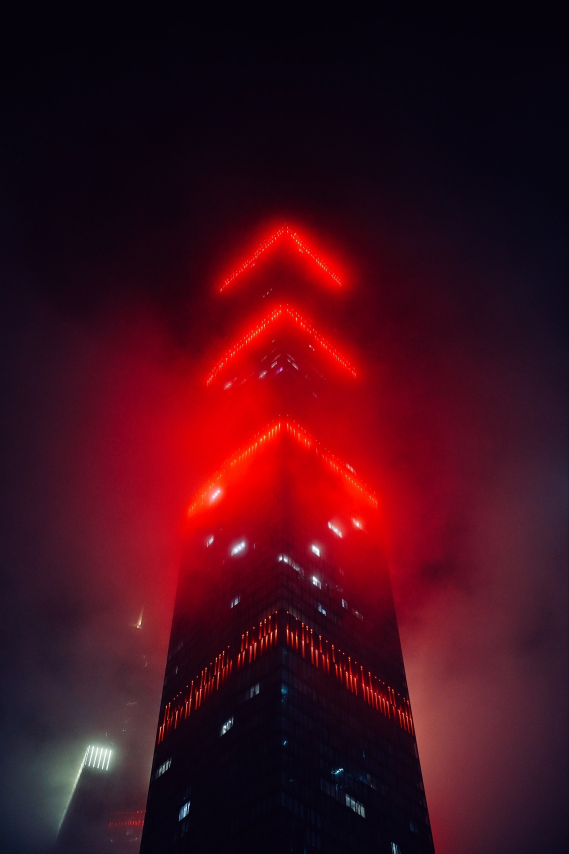
#> input picture media/post_4615/photo_0.jpg, 1707 x 2560 px (shown at 1/3 size)
$ python -i tag_posts.py   (imports and definitions only)
#> lines starting #> are read from the running program, lines starting #| are printed output that depends on the picture
#!/usr/bin/env python3
"""
Analyzes photos and populates relevant, diverse topic hashtags for archive posts.

Tags are purely topic hashtags (NO body text/descriptions).

Generation is deterministic per post_id, so repeated runs never change the tags
of a post that has already been tagged.

Usage:
    python tag_posts.py              # retag ALL archive posts
    python tag_posts.py --pending    # retag only posts still in the queue
    python tag_posts.py --dry-run    # show what would change, write nothing
"""

import os
import json
import sqlite3
import random
import hashlib
import datetime
import argparse

from PIL import Image, ImageStat, ImageFilter

SCRIPT_DIR = os.path.dirname(os.path.abspath(__file__))
DB_FILE = os.path.join(SCRIPT_DIR, "crosspost.db")
MEDIA_DIR = os.path.join(SCRIPT_DIR, "docs", "media", "archive")

# ---------------------------------------------------------------------------
# Tag vocabulary
# ---------------------------------------------------------------------------

BASE_TAG = "#фотография"

SCENE_TAGS = {
    "bw": ["#чб", "#blackandwhite", "#монохром"],
    "night": ["#ночь", "#nightphotography", "#огни"],
    "sunset": ["#закат", "#goldenhour", "#теплыйсвет"],
    "nature": ["#природа", "#пейзаж", "#зелень"],
    "sky": ["#небо", "#пейзаж", "#путешествия"],
    "arch": ["#архитектура", "#геометрия", "#город"],
    "portrait": ["#портрет", "#люди", "#mood"],
    "street": ["#streetphotography", "#город", "#улица"],
}

# Generic photographic/style tags, picked deterministically per post so that
# neighbouring posts in the queue do not repeat the same combination.
STYLE_POOL = [
    "#35мм", "#пленка", "#ретро", "#силуэт", "#тени", "#свет",
    "#отражение", "#ритм", "#перспектива", "#детали", "#фактура",
    "#линии", "#форма", "#минимализм", "#атмосфера", "#тишина",
    "#окна", "#двор", "#контраст",
    "#кадр", "#наблюдение", "#everyday", "#street", "#photo",
]

SEASON_TAGS = {
    12: "#зима", 1: "#зима", 2: "#зима",
    3: "#весна", 4: "#весна", 5: "#весна",
    6: "#лето", 7: "#лето", 8: "#лето",
    9: "#осень", 10: "#осень", 11: "#осень",
}

# Location / subject keywords from the original caption.
LOCATION_RULES = [
    (["териберк", "мурманск", "баренцев"], ["#териберка", "#север"]),
    (["питер", "петербург", "спб"], ["#петербург"]),
    (["москв", "кремл"], ["#москва"]),
    (["казан"], ["#казань"]),
    (["сочи", "адлер"], ["#сочи"]),
    (["байкал"], ["#байкал"]),
    (["крым"], ["#крым"]),
    (["урал"], ["#урал"]),
    (["сибир"], ["#сибирь"]),
    (["европ", "европе"], ["#европа"]),
]

SUBJECT_RULES = [
    (["метро", "подземк"], ["#метро"]),
    (["собак", "пес", "пёс"], ["#собака"]),
    (["кот", "кошк"], ["#котики"]),
    (["кофе", "кафе"], ["#кофе"]),
    (["книг", "книжн"], ["#книги"]),
    (["винил", "пластинк"], ["#винил"]),
    (["концерт", "музык"], ["#концерт"]),
    (["театр"], ["#театр"]),
    (["музей", "выставк"], ["#выставка"]),
    (["поезд", "вокзал"], ["#поезд"]),
    (["самолет", "самолёт", "аэропорт"], ["#авиация"]),
    (["велик", "велосипед"], ["#велосипед"]),
    (["мост"], ["#мост"]),
    (["фонтан"], ["#фонтан"]),
    (["снег", "зим"], ["#снег"]),
    (["дожд", "ливень"], ["#дождь"]),
    (["туман"], ["#туман"]),
]


# ---------------------------------------------------------------------------
# Image analysis
# ---------------------------------------------------------------------------

def _image_features(path: str) -> dict:
    """Extract cheap colour/composition features from one image."""
#> called with path = 'media/post_4615/photo_0.jpg'
    im = Image.open(path).convert("RGB")
#> im is the input picture: PIL image 1707x2560 RGB; mean R, G, B 66.6, 13, 26.4
    im.thumbnail((120, 120))
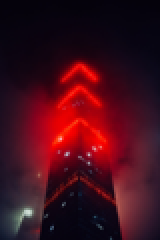
#> im: PIL image 80x120 RGB (shown 2 times larger); mean R, G, B 66.6, 13, 26.4

    stat = ImageStat.Stat(im)
    r, g, b = stat.mean
#> r = 66.59; g = 13.05; b = 26.43

    hsv = im.convert("HSV")
#> hsv: PIL image 80x120 HSV; mean H, S, V 211.7, 192.7, 69.6
    saturation = ImageStat.Stat(hsv).mean[1]
#> saturation = 192.7

    gray = im.convert("L")
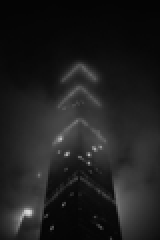
#> gray: PIL image 80x120 L (shown 2 times larger); min 3, max 218, mean 30.6
    gray_stat = ImageStat.Stat(gray)
    brightness = gray_stat.mean[0]
#> brightness = 30.58
    contrast = gray_stat.stddev[0]
#> contrast = 24.72

    px = list(gray.getdata())
#> px = 9600 values, max 218 at index 8494, min 3 at index 9064, mean 30.58
    n = len(px)
#> n = 9600
    dark_frac = sum(1 for p in px if p < 45) / n
#> dark_frac = 0.725
    bright_frac = sum(1 for p in px if p > 205) / n
#> bright_frac = 0.000417

    # Single pass over the pixels for the colour-composition fractions.
    skin = green = blue = warm = 0
    for rr, gg, bb in im.getdata():
        if (rr > 95 and gg > 40 and bb > 20
                and max(rr, gg, bb) - min(rr, gg, bb) > 15
                and abs(rr - gg) > 15 and rr > gg and rr > bb):
            skin += 1
        if gg > rr + 10 and gg > bb + 10:
            green += 1
        if bb > rr + 15 and bb > gg + 5:
            blue += 1
        if rr > bb + 30:
            warm += 1
#> this loop made 9600 passes
#> (rr, bb) on passes 1 to 3: (5, 11), (5, 11), (5, 10)
#> after the loop, blue = 175; green = 21; skin = 273; warm = 3627

    n = len(px)
    skin_frac = skin / n
#> skin_frac = 0.0284
    green_frac = green / n
#> green_frac = 0.00219
    blue_frac = blue / n
#> blue_frac = 0.0182
    warm_frac = warm / n
#> warm_frac = 0.378

    edges = gray.filter(ImageFilter.FIND_EDGES)
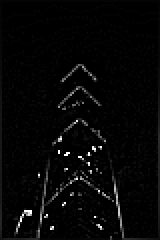
#> edges: PIL image 80x120 L (shown 2 times larger); min 0, max 255, mean 6.5
    edge_density = ImageStat.Stat(edges).mean[0]
#> edge_density = 6.51

    grayness = (abs(r - g) + abs(g - b) + abs(b - r)) / 3.0
#> grayness = 35.7

    return {
        "r": r, "g": g, "b": b,
        "brightness": brightness,
        "contrast": contrast,
        "saturation": saturation,
        "dark_frac": dark_frac,
        "bright_frac": bright_frac,
        "skin_frac": skin_frac,
        "edge_density": edge_density,
        "grayness": grayness,
        "green_frac": green_frac,
        "blue_frac": blue_frac,
        "warm_frac": warm_frac,
    }


# [206 lines left out: functions _post_features, _classify, _season_tag, _time_tag, _keyword_tags, analyze_image_tags and 3 more, not called in this run]


# [6 lines not run here, left out]

>>> result = _image_features('media/post_4615/photo_0.jpg')
#> result = 14 items

$ run again, on media/post_4615/photo_2.jpg
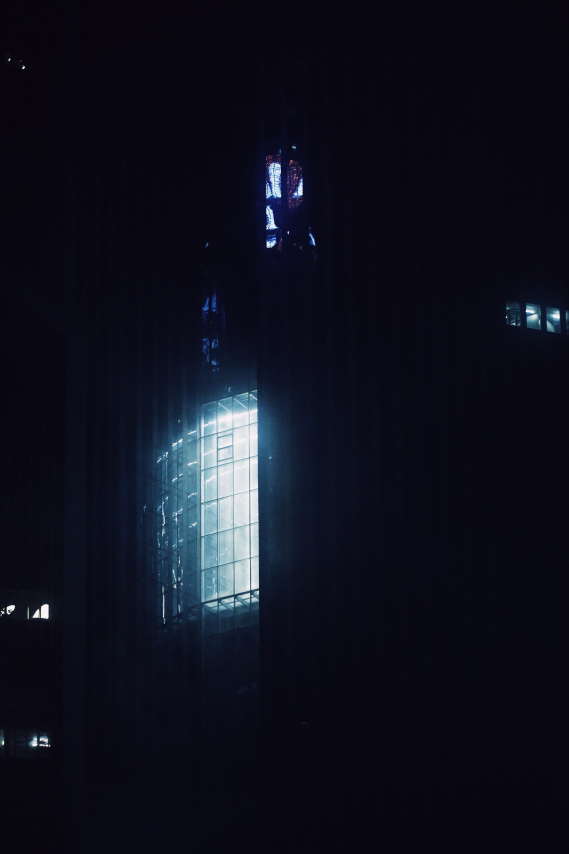
#> input picture media/post_4615/photo_2.jpg, 1707 x 2560 px (shown at 1/3 size)
#> in _image_features, im is the input picture: PIL image 1707x2560 RGB; mean R, G, B 15.4, 17, 29.9
#> im: PIL image 80x120 RGB
#> r = 15.41; g = 16.99; b = 29.89
#> hsv: PIL image 80x120 HSV; mean H, S, V 170.4, 150.1, 29.9
#> saturation = 150.1
#> in _image_features, `gray = im.convert("L")`:
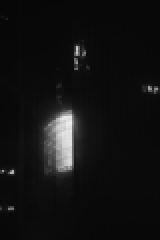
#> gray: PIL image 80x120 L (shown 2 times larger); min 7, max 239, mean 18
#> brightness = 18
#> contrast = 31.5
#> px = 9600 values, max 239 at index 4915, min 7 at index 0, mean 18
#> n = 9600
#> dark_frac = 0.943
#> bright_frac = 0.011
#> the loop in _image_features, `for rr, gg, bb in im.getdata():` made 9600 passes
#> (gg, bb) on passes 1 to 3: (5, 14), (5, 14), (5, 14)
#> after the loop in _image_features, `for rr, gg, bb in im.getdata():`: blue = 1925; green = 0
#> blue_frac = 0.201
#> warm_frac = 0
#> in _image_features, `edges = gray.filter(ImageFilter.FIND_EDGES)`:
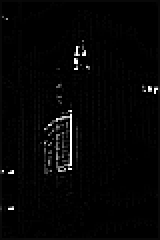
#> edges: PIL image 80x120 L (shown 2 times larger); min 0, max 255, mean 5.1
#> edge_density = 5.11
#> grayness = 9.65
#> result = 14 items

$ run again, on media/post_4615/photo_3.jpg
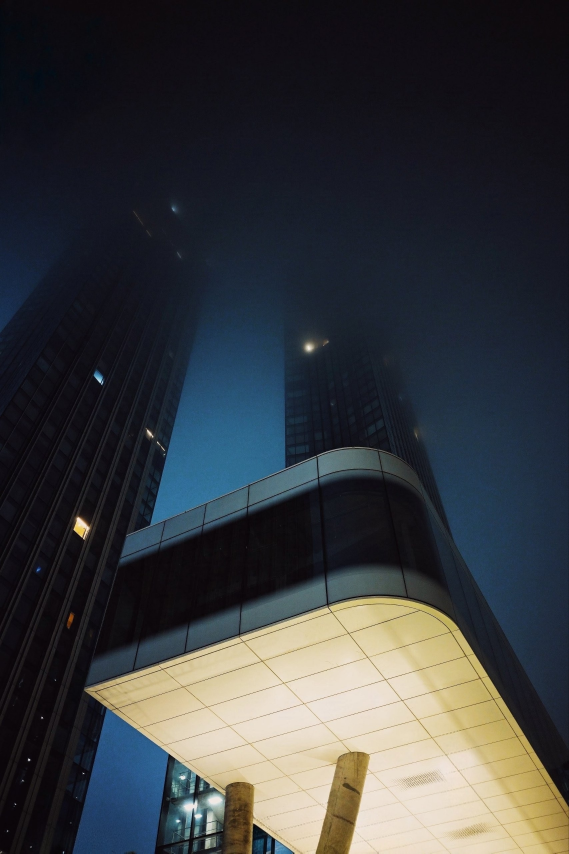
#> input picture media/post_4615/photo_3.jpg, 1707 x 2560 px (shown at 1/3 size)
#> in _image_features, im is the input picture: PIL image 1707x2560 RGB; mean R, G, B 56.7, 59.3, 62.6
#> im: PIL image 80x120 RGB
#> r = 56.69; g = 59.32; b = 62.57
#> hsv: PIL image 80x120 HSV; mean H, S, V 143.5, 93.1, 71.7
#> saturation = 93.06
#> in _image_features, `gray = im.convert("L")`:
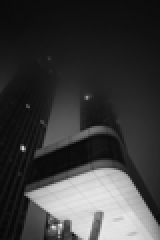
#> gray: PIL image 80x120 L (shown 2 times larger); min 7, max 231, mean 58.9
#> brightness = 58.91
#> contrast = 66.58
#> px = 9600 values, max 231 at index 8990, min 7 at index 9201, mean 58.91
#> n = 9600
#> dark_frac = 0.682
#> bright_frac = 0.0938
#> the loop in _image_features, `for rr, gg, bb in im.getdata():` made 9600 passes
#> (rr, gg, bb) on passes 1 to 3: (11, 9, 14), (12, 10, 15), (11, 9, 14)
#> after the loop in _image_features, `for rr, gg, bb in im.getdata():`: blue = 3036; green = 3; skin = 802; warm = 1388
#> skin_frac = 0.0835
#> green_frac = 0.000313
#> blue_frac = 0.316
#> warm_frac = 0.145
#> in _image_features, `edges = gray.filter(ImageFilter.FIND_EDGES)`:
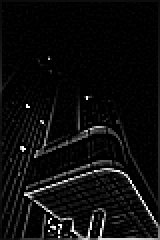
#> edges: PIL image 80x120 L (shown 2 times larger); min 0, max 255, mean 13.2
#> edge_density = 13.17
#> grayness = 3.92
#> result = 14 items

$ run again, on media/post_4615/photo_4.jpg
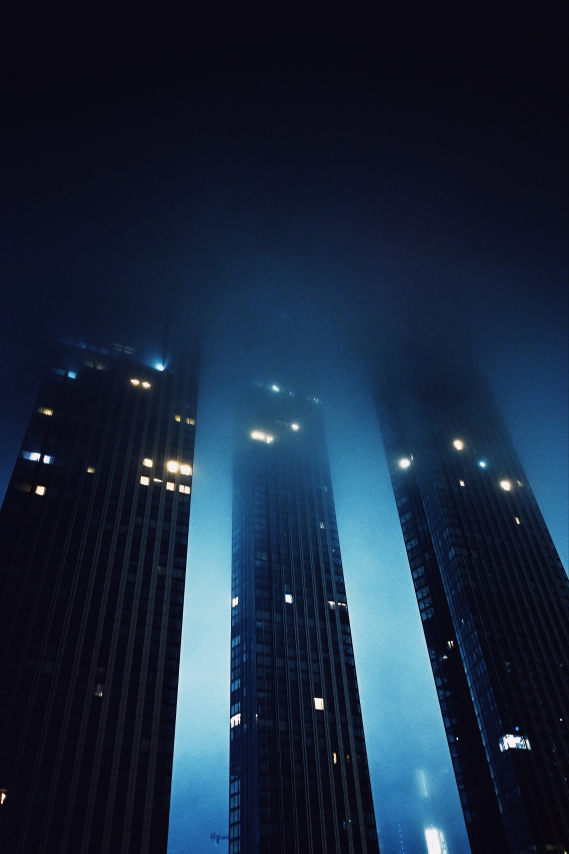
#> input picture media/post_4615/photo_4.jpg, 1707 x 2560 px (shown at 1/3 size)
#> in _image_features, im is the input picture: PIL image 1707x2560 RGB; mean R, G, B 25.4, 40.8, 61.6
#> im: PIL image 80x120 RGB
#> r = 25.39; g = 40.79; b = 61.64
#> hsv: PIL image 80x120 HSV; mean H, S, V 159.1, 154.8, 61.7
#> saturation = 154.8
#> in _image_features, `gray = im.convert("L")`:
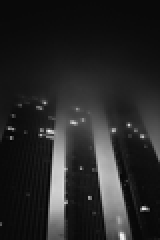
#> gray: PIL image 80x120 L (shown 2 times larger); min 5, max 245, mean 38.6
#> brightness = 38.57
#> contrast = 44.29
#> px = 9600 values, max 245 at index 9420, min 5 at index 8103, mean 38.57
#> n = 9600
#> dark_frac = 0.771
#> bright_frac = 0.00417
#> the loop in _image_features, `for rr, gg, bb in im.getdata():` made 9600 passes
#> (gg, bb) on passes 1 to 3: (7, 18), (8, 17), (7, 17)
#> after the loop in _image_features, `for rr, gg, bb in im.getdata():`: blue = 6318; green = 0; skin = 2; warm = 3
#> skin_frac = 0.000208
#> green_frac = 0
#> blue_frac = 0.658
#> warm_frac = 0.000313
#> in _image_features, `edges = gray.filter(ImageFilter.FIND_EDGES)`:
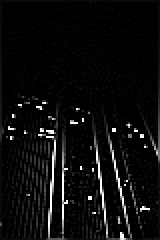
#> edges: PIL image 80x120 L (shown 2 times larger); min 0, max 255, mean 12.8
#> edge_density = 12.79
#> grayness = 24.16
#> result = 14 items
